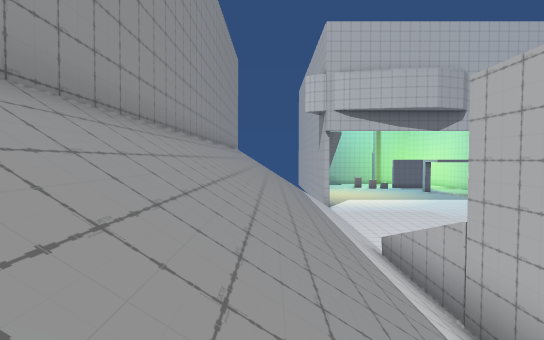
view 1 (above)

22 first-person views from a walk through a scene from a Unity 3-D project. The camera is 1.2 m above the floor, tilts 2° down and sees 85° across. The floor is counted in squares, 2 m on a side. Each view is taken from the middle of a square. On the plan, view 1 faces up. The plan holds only what a view shows up to about 9 squares ahead; the rest is blank. The place goes on beyond the plan. The player character is not drawn. Some surface patterns are stand-ins.

view 2
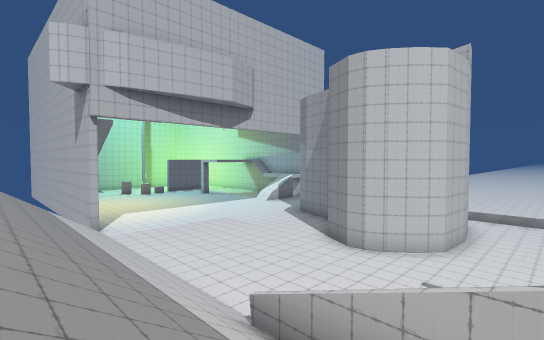

view 3
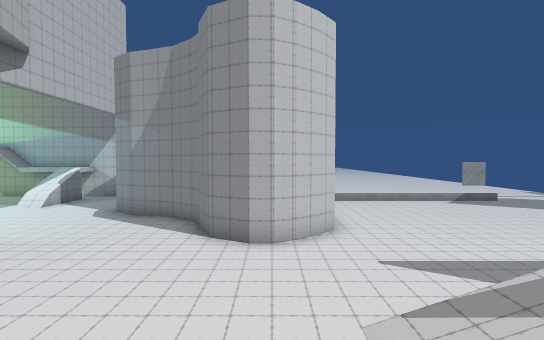

view 4
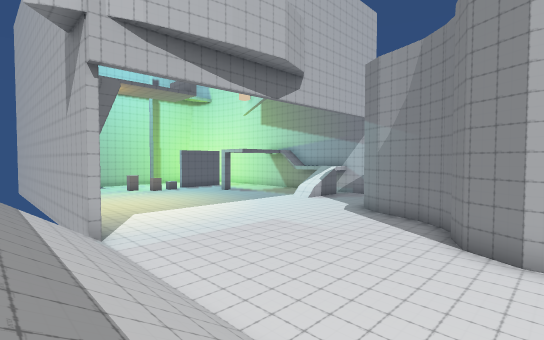

view 5
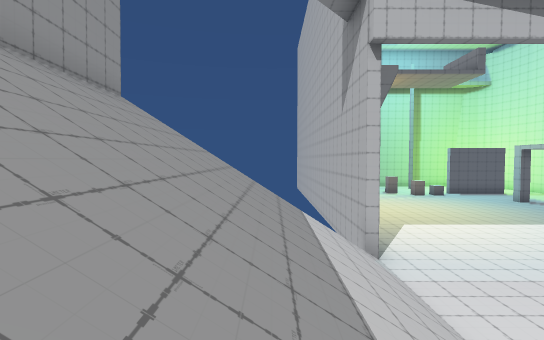

view 6
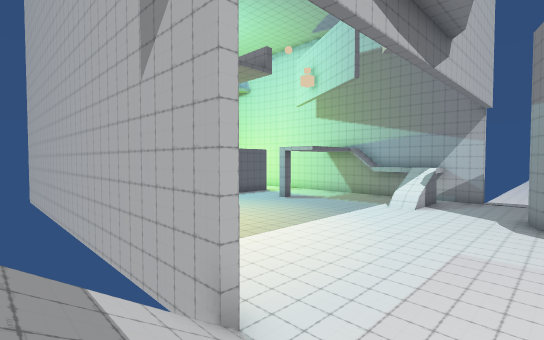

view 7
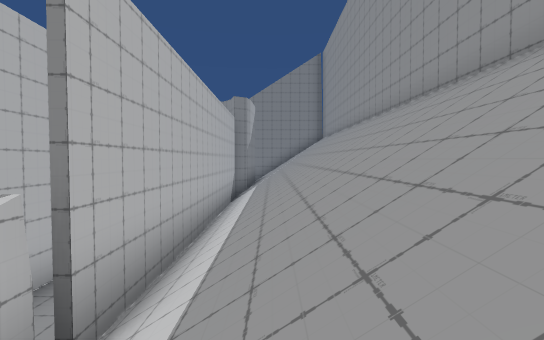

view 8
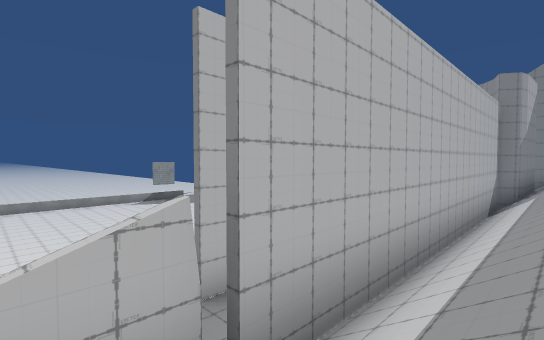

view 9
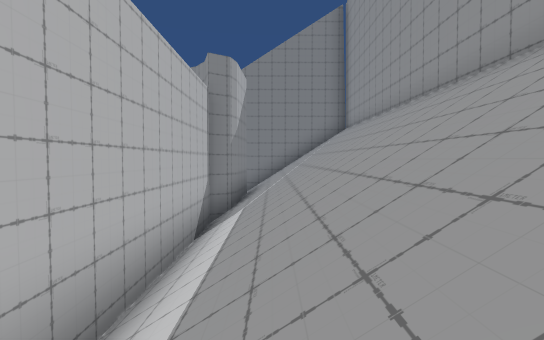

view 10
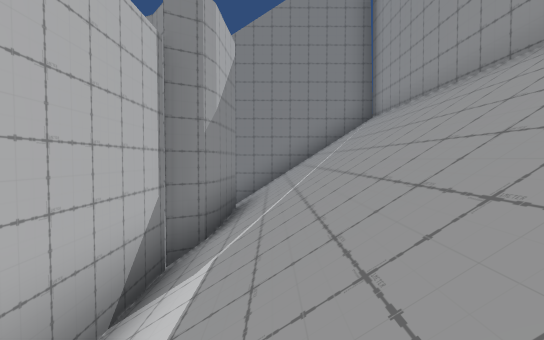

view 11
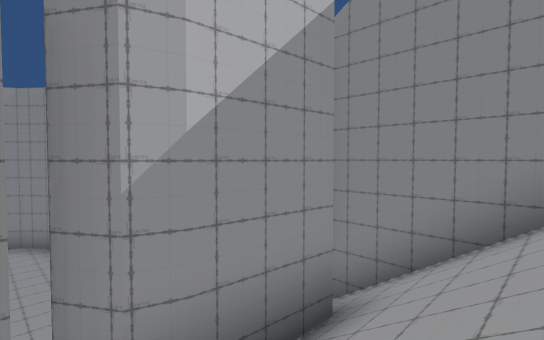

view 12
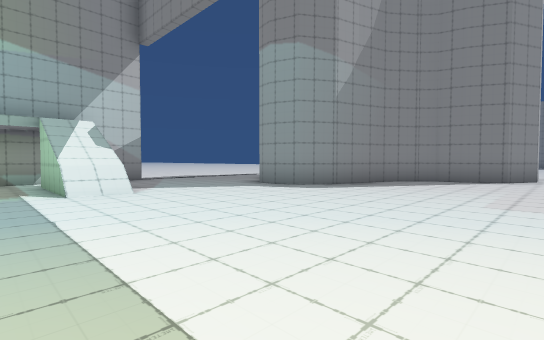

view 13
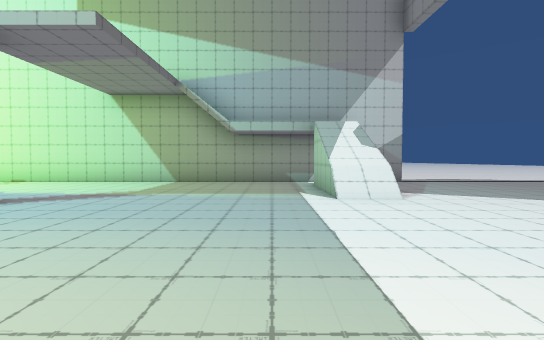

view 14
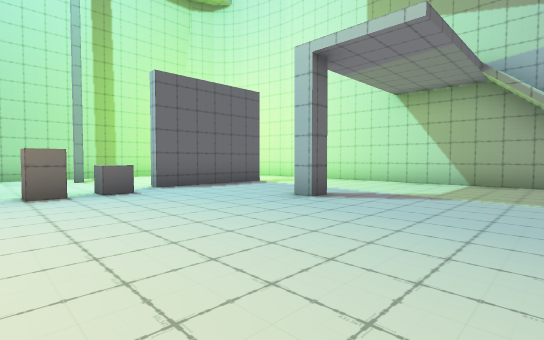

view 15
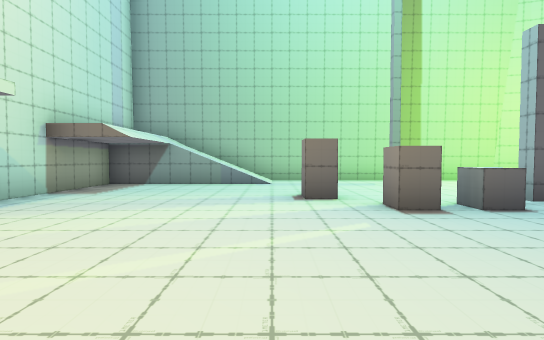

view 16
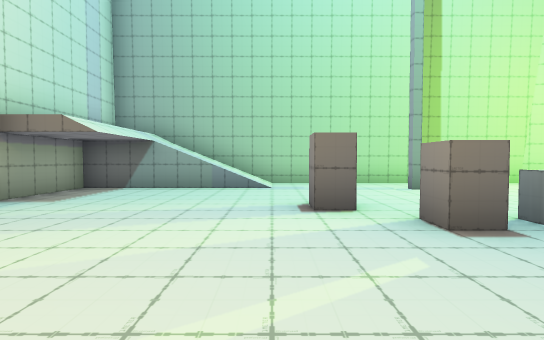

view 17
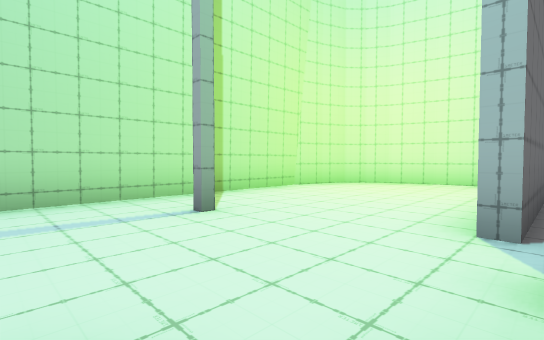

view 18
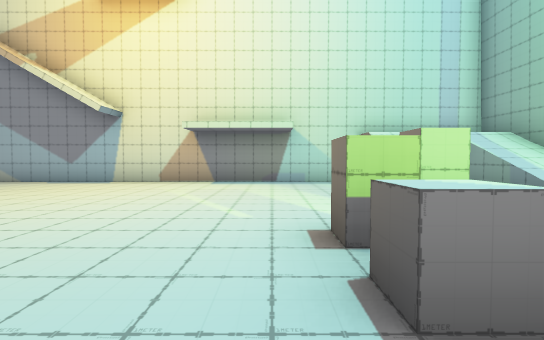

view 19
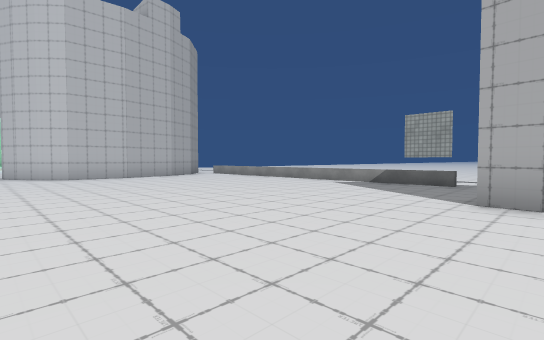

view 20
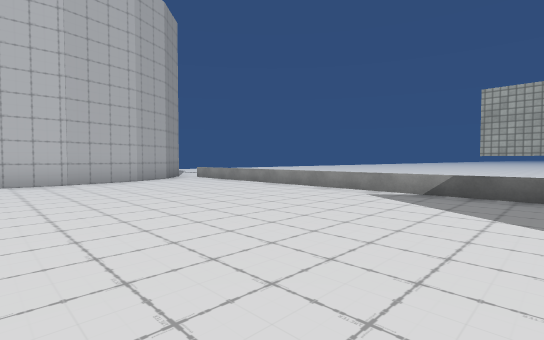

view 21
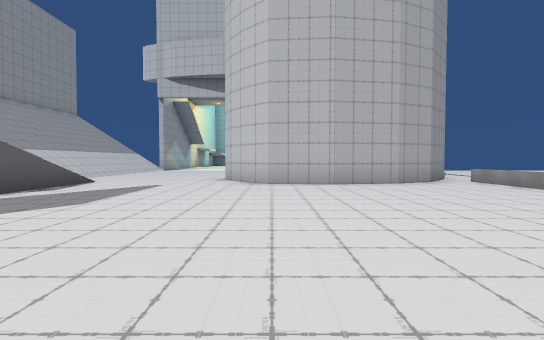

view 22
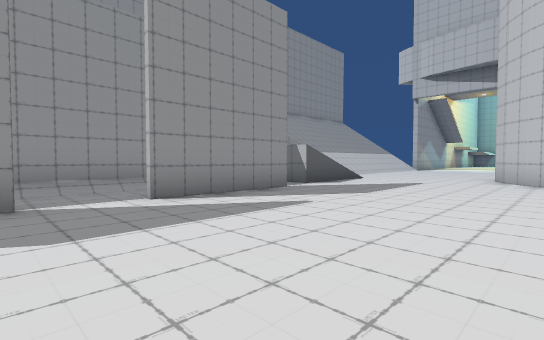

### Floor plan
Key: @ floor where view 1 was taken; # wall or solid block; x gap in a wall; . main floor; : floor 1 m higher than the main floor; + floor 2 m higher than the main floor; * floor 3 m higher than the main floor; / step, stairs or slope; = window, fence, low wall or low ledge; ^ raised ledge.
Columns run from 2 left of view 1 to 16 right of it. Each row starts with its distance up from view 1.
 31      #############
 30      #////.......##
 29      #/.....#.....#
 28      #............#
 27      #....#.......#
 26      #.....^^x##..#
 25      #............#
 24      #............#
 23      #........#...#
 22      #............#
 21      #............#
 20      #............#
 19      #............#
 18      #...........*#
 17      #.........:+*#
 16 #    #............#
 15 #/////.............
 14 #/////.............
 13 #/////.......###...
 12  /////.......#
 11   ////.......#
 10   ////.....###
  9 #/////....##
  8 #/////....#    ##
  7 #////=/...######.=
  6 #////#/.....##...=
  5 #////#/..........=
  4 #////#=..........=
  3 #////##..........=
  2 #////##..........=
  1 #////##..........=
  0 #/@//##..........=
 -1 #////#...........=
 -2 #////##..........#
 -3 #////#   ........
 -4 #////#   .....#
 -5 #////#
 -6 #////x ....
 -7 #///## ......#
 -8 #///#       ##
 -9 #///#
-10 #####

Positions as (right, up) in squares from view 1, and headings:
1: (0, 0), facing up
2: (0, 4), facing up-right
3: (1, 8), facing right
4: (1, 8), facing up-right
5: (1, 10), facing up
6: (1, 13), facing up-right
7: (1, 6), facing down
8: (1, 5), facing down-right
9: (1, 1), facing down
10: (1, -2), facing down
11: (0, -6), facing down-right
12: (7, 19), facing down-right
13: (8, 19), facing right
14: (8, 20), facing up-right
15: (7, 22), facing up
16: (7, 23), facing up
17: (8, 26), facing up-right
18: (11, 25), facing left
19: (7, -4), facing up-right
20: (9, -2), facing up-right
21: (9, -1), facing up
22: (9, -2), facing up-left
